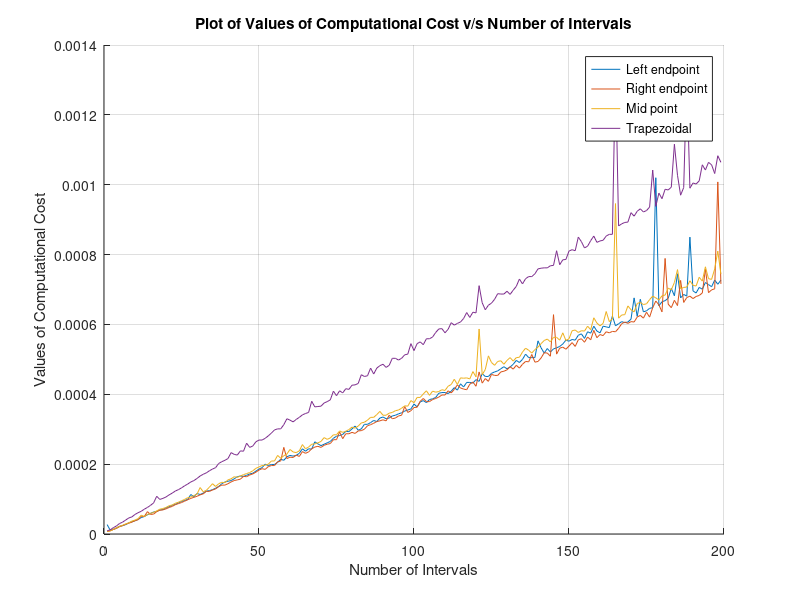

This figure's MATLAB source:
clc
clear all
format longG
a= 0;
b = pi/2;
del_x=zeros(199,1);
sum_le = zeros(199,1);
sum_re = zeros(199,1);
sum_me = zeros(199,1);
sum_tz = zeros(199,1);
time_1 = zeros(199,1);
time_2 = zeros(199,1);
time_3 = zeros(199,1);
time_4 = zeros(199,1);
for n = 1 : 199;
  dx=(b-a)/n;
  del_x(n)=dx;
  s=cputime;
  for i = 1 : n;
    sum_le(n)=sum_le(n) + (sin(a+(i-1)*dx)*dx);
  end
  e=cputime;
  time_1(n)=e-s;
  s=cputime;
  for i = 1 : n;
    sum_re(n)=sum_re(n) + (sin(a+i*dx)*dx);
  end
  e=cputime;
  time_2(n)=e-s;
  s=cputime;
  for i = 1 : n;
    sum_me(n)=sum_me(n) + (sin((2*a+(2*i-1)*dx)/2)*dx);
  end
  e=cputime;
  time_3(n)=e-s;
  s=cputime;
  for i = 1 : n;
    sum_tz(n)=sum_tz(n) + (((sin(a+(i-1)*dx)+sin(a+i*dx))/2)*dx);
  end
  e=cputime;
  time_4(n)=e-s;
 end
 n=1:199
 hf = figure()
hold
plot(n,time_1)
plot(n,time_2)
plot(n,time_3)
plot(n,time_4)
xlabel('Number of Intervals')
ylabel('Values of Computational Cost')
title('Plot of Values of Computational Cost v/s Number of Intervals')
legend('Left endpoint','Right endpoint','Mid point','Trapezoidal')
grid()
print(hf,'Figure_5.png')
